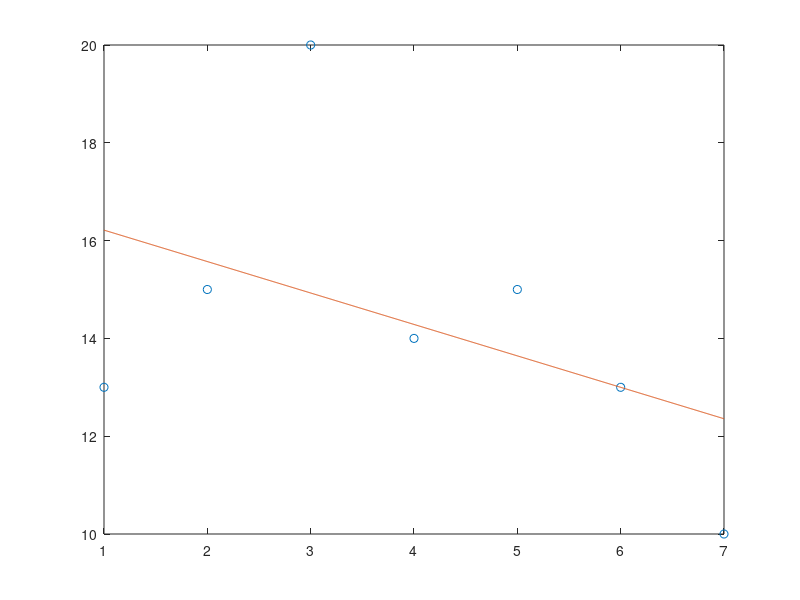

The MATLAB script that drew this image:
x = linspace(1, 7, 7);
y = [13, 15, 20, 14, 15, 13, 10];

m = length(x) - 1;

a = ((m + 1) * x * y' - sum(x) * sum(y)) / ((m + 1) * sum(x.^2) - sum(x)^2);

b = (sum(x.^2) * sum(y) - x * y' * sum(x)) / ((m + 1) * sum(x.^2) - sum(x)^2);

xx = linspace(1, 7, 1000);
yy = a * xx + b;

E = sum((y - (a * x + b)).^2)^(1/2);

fprintf("The temperature at 8:00 is: %f\n", a * 8 + b);
fprintf("The minimum value is: %f\n", E);

plot(x, y, 'o', xx, yy);